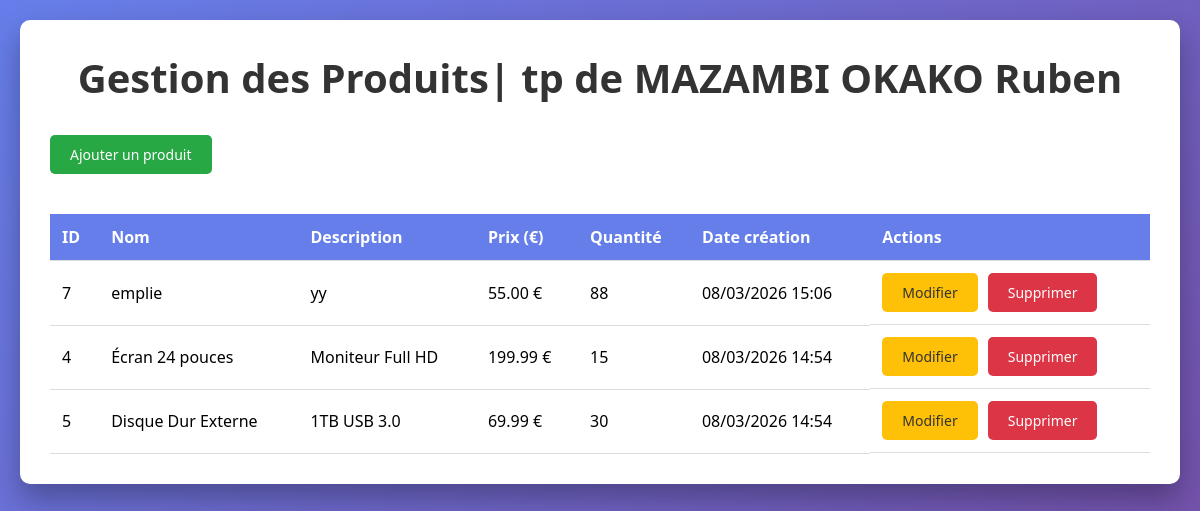
The page / on the database its author committed.
### tables this page shows
CREATE TABLE `produits` (
  `id` int(11) NOT NULL,
  `nom` varchar(100) NOT NULL,
  `description` text DEFAULT NULL,
  `prix` decimal(10,2) NOT NULL,
  `quantite` int(11) NOT NULL,
  `date_creation` timestamp NOT NULL DEFAULT current_timestamp()
);

### index.php (the view, shortened to what this page needs)
<?php
require_once 'config/database.php';
include 'includes/header.php';
$stmt = $pdo->query("SELECT * FROM produits ORDER BY date_creation DESC");
$produits = $stmt->fetchAll();
?>
<h1>Gestion des Produits| tp de MAZAMBI OKAKO Ruben</h1>
<a href="create.php" class="btn btn-add">Ajouter un produit</a>
<table>
    <thead>
        <tr>
            <th>ID</th>
            <th>Nom</th>
            <th>Description</th>
            <th>Prix (€)</th>
            <th>Quantité</th>
            <th>Date création</th>
            <th>Actions</th>
        </tr>
    </thead>
    <tbody>
        <?php if(count($produits) > 0): ?>
            <?php foreach($produits as $produit): ?>
                <tr>
                    <td><?php echo $produit['id']; ?></td>
                    <td><?php echo htmlspecialchars($produit['nom']); ?></td>
                    <td><?php echo htmlspecialchars($produit['description']); ?></td>
                    <td><?php echo number_format($produit['prix'], 2); ?> €</td>
                    <td><?php echo $produit['quantite']; ?></td>
                    <td><?php echo date('d/m/Y H:i', strtotime($produit['date_creation'])); ?></td>
                    <td class="actions">
                        <a href="edit.php?id=<?php echo $produit['id']; ?>" class="btn btn-edit">Modifier</a>
                        <a href="delete.php?id=<?php echo $produit['id']; ?>" class="btn btn-delete" onclick="return confirm('Êtes-vous sûr de vouloir supprimer ce produit ?')">Supprimer</a>
                    </td>
                </tr>
            <?php endforeach; ?>
        <?php else: ?>
            <tr>
                <td colspan="7" class="text-center">Aucun produit trouvé</td>
            </tr>
        <?php endif; ?>
    </tbody>
</table>
<?php include 'includes/footer.php'; ?>

### INCLUDES/header.php (shortened to what this page needs)
<!DOCTYPE html>
<html lang="fr">
<head>
    <link rel="stylesheet" href="css/style.css">
</head>
<body>
    <div class="container">

### INCLUDES/footer.php
    </div>
</body>
</html>

### CSS/style.css (style rules this page uses)
* { margin: 0; padding: 0; box-sizing: border-box; }
body { font-family: 'Segoe UI', Tahoma, Geneva, Verdana, sans-serif; background: linear-gradient(135deg, #667eea 0%, #764ba2 100%); min-height: 100vh; padding: 20px; }
.container { max-width: 1200px; margin: 0 auto; background: white; border-radius: 10px; box-shadow: 0 15px 30px rgba(0,0,0,0.3); padding: 30px; }
h1 { color: #333; margin-bottom: 30px; text-align: center; font-size: 2.5em; }
.btn { display: inline-block; padding: 10px 20px; background: #667eea; color: white; text-decoration: none; border-radius: 5px; border: none; cursor: pointer; font-size: 14px; transition: background 0.3s; }
.btn-add { background: #28a745; margin-bottom: 20px; }
.btn-edit { background: #ffc107; color: #333; }
.btn-delete { background: #dc3545; }
table { width: 100%; border-collapse: collapse; margin-top: 20px; }
th, td { padding: 12px; text-align: left; border-bottom: 1px solid #ddd; }
th { background: #667eea; color: white; }
.actions { display: flex; gap: 10px; }

### rows shown on the page
produits: id "7", nom "emplie", description "yy", prix "55.00", quantite "88", date_creation "08/03/2026 15:06"
produits: id "4", nom "Écran 24 pouces", description "Moniteur Full HD", prix "199.99", quantite "15", date_creation "08/03/2026 14:54"
produits: id "5", nom "Disque Dur Externe", description "1TB USB 3.0", prix "69.99", quantite "30", date_creation "08/03/2026 14:54"
